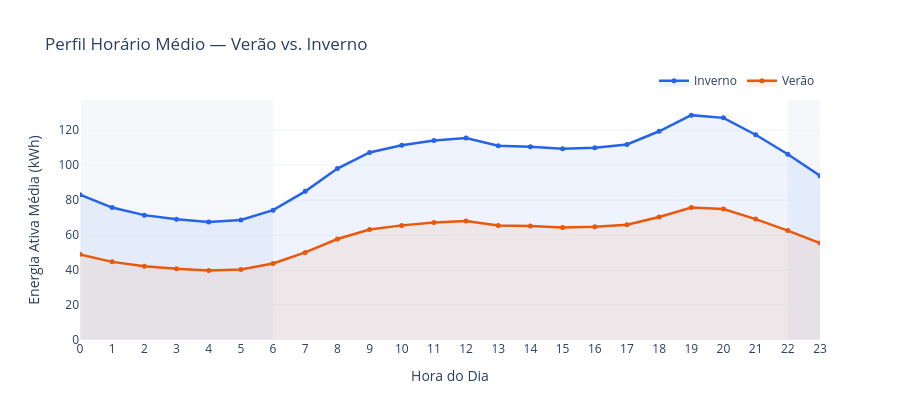
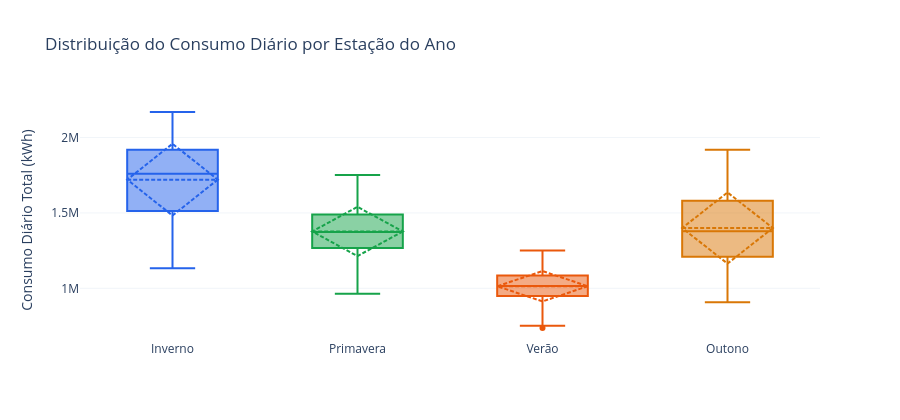

These figures' notebook cell, in order:
### Markdown cell above
## 4. Comparação Verão vs. Inverno
A comparação sazonal entre Verão (Jun–Ago) e Inverno (Dez–Fev) evidencia
as diferenças de magnitude e de distribuição horária do consumo, reflexo
das diferentes necessidades de climatização e dos padrões de luminosidade.

### Code cell
df_verao   = df[df["estacao"] == "Verão"]
df_inverno = df[df["estacao"] == "Inverno"]

perfil_verao   = df_verao.groupby("hora")["energia_ativa_kwh"].mean()
perfil_inverno = df_inverno.groupby("hora")["energia_ativa_kwh"].mean()

# --- Gráfico 1: Perfil horário Verão vs. Inverno ---
fig_vi = go.Figure()

fig_vi.add_trace(go.Scatter(
    x=perfil_inverno.index, y=perfil_inverno.values,
    mode="lines+markers", name="Inverno",
    line=dict(color="#2563EB", width=2.5), marker=dict(size=5),
    fill="tozeroy", fillcolor="rgba(37,99,235,0.08)"
))
fig_vi.add_trace(go.Scatter(
    x=perfil_verao.index, y=perfil_verao.values,
    mode="lines+markers", name="Verão",
    line=dict(color="#EA580C", width=2.5), marker=dict(size=5),
    fill="tozeroy", fillcolor="rgba(234,88,12,0.08)"
))

fig_vi.add_vrect(x0=0,  x1=6,  fillcolor="#E2E8F0", opacity=0.35, layer="below", line_width=0)
fig_vi.add_vrect(x0=22, x1=23, fillcolor="#E2E8F0", opacity=0.35, layer="below", line_width=0)

fig_vi.update_layout(
    title="Perfil Horário Médio — Verão vs. Inverno",
    xaxis_title="Hora do Dia", yaxis_title="Energia Ativa Média (kWh)",
    xaxis=dict(tickmode="linear", tick0=0, dtick=1, showgrid=False),
    yaxis=dict(showgrid=True, gridcolor="#F1F5F9"),
    plot_bgcolor="white", paper_bgcolor="white",
    legend=dict(orientation="h", yanchor="bottom", y=1.02, xanchor="right", x=1),
    height=420
)
fig_vi.show()

# --- Gráfico 2: Box plot distribuição diária por estação ---
df_box = df[df["estacao"].isin(["Verão", "Inverno", "Primavera", "Outono"])].copy()
df_box_diario = df_box.groupby([df_box["data_hora"].dt.date, "estacao"])["energia_ativa_kwh"].sum().reset_index()
df_box_diario.columns = ["data", "estacao", "energia_diaria"]

ordem_estacoes = ["Inverno", "Primavera", "Verão", "Outono"]
cores_estacoes = {"Inverno": "#2563EB", "Primavera": "#16A34A", "Verão": "#EA580C", "Outono": "#D97706"}

fig_box = go.Figure()
for est in ordem_estacoes:
    dados_est = df_box_diario[df_box_diario["estacao"] == est]["energia_diaria"]
    fig_box.add_trace(go.Box(
        y=dados_est, name=est,
        marker_color=cores_estacoes[est],
        boxmean="sd"
    ))

fig_box.update_layout(
    title="Distribuição do Consumo Diário por Estação do Ano",
    yaxis_title="Consumo Diário Total (kWh)",
    plot_bgcolor="white", paper_bgcolor="white",
    yaxis=dict(showgrid=True, gridcolor="#F1F5F9"),
    height=420, showlegend=False
)
fig_box.show()

# Resumo numérico
print("Consumo médio por estação (kWh/hora):")
print(df.groupby("estacao")["energia_ativa_kwh"].mean().sort_values(ascending=False).round(2))

### Figure 1 — Plotly figure (JSON) as saved in the notebook; plotly's stock layout.template omitted (floating-point values rounded to 4 significant figures)
{"data": [{"fill": "tozeroy", "fillcolor": "rgba(37,99,235,0.08)", "line": {"color": "#2563EB", "width": 2.5}, "marker": {"size": 5}, "mode": "lines+markers", "name": "Inverno", "type": "scatter", "x": [0, 1, 2, 3, 4, 5, 6, 7, 8, 9, 10, 11, 12, 13, 14, 15, 16, 17, 18, 19, 20, 21, 22, 23], "y": [83.08, 75.76, 71.42, 69.04, 67.57, 68.61, 74.28, 85.04, 98.04, 107.3, 111.4, 114.2, 115.5, 111.1, 110.6, 109.3, 109.9, 111.8, 119.4, 128.6, 127.1, 117.4, 106.3, 94.0]}, {"fill": "tozeroy", "fillcolor": "rgba(234,88,12,0.08)", "line": {"color": "#EA580C", "width": 2.5}, "marker": {"size": 5}, "mode": "lines+markers", "name": "Verão", "type": "scatter", "x": [0, 1, 2, 3, 4, 5, 6, 7, 8, 9, 10, 11, 12, 13, 14, 15, 16, 17, 18, 19, 20, 21, 22, 23], "y": [48.99, 44.69, 42.14, 40.72, 39.78, 40.38, 43.76, 50.08, 57.75, 63.17, 65.57, 67.23, 68.05, 65.44, 65.17, 64.42, 64.78, 65.9, 70.37, 75.82, 74.87, 69.14, 62.57, 55.45]}], "layout": {"height": 420, "legend": {"orientation": "h", "x": 1, "xanchor": "right", "y": 1.02, "yanchor": "bottom"}, "paper_bgcolor": "white", "plot_bgcolor": "white", "shapes": [{"fillcolor": "#E2E8F0", "layer": "below", "line": {"width": 0}, "opacity": 0.35, "type": "rect", "x0": 0, "x1": 6, "xref": "x", "y0": 0, "y1": 1, "yref": "y domain"}, {"fillcolor": "#E2E8F0", "layer": "below", "line": {"width": 0}, "opacity": 0.35, "type": "rect", "x0": 22, "x1": 23, "xref": "x", "y0": 0, "y1": 1, "yref": "y domain"}], "title": {"text": "Perfil Horário Médio — Verão vs. Inverno"}, "xaxis": {"dtick": 1, "showgrid": false, "tick0": 0, "tickmode": "linear", "title": {"text": "Hora do Dia"}}, "yaxis": {"gridcolor": "#F1F5F9", "showgrid": true, "title": {"text": "Energia Ativa Média (kWh)"}}}}

### Figure 2 — Plotly figure (JSON) as saved in the notebook; plotly's stock layout.template omitted (floating-point values rounded to 4 significant figures; data arrays with more than 128 entries replaced by an {"elided": "..."} marker saying what was removed)
{"data": [{"boxmean": "sd", "marker": {"color": "#2563EB"}, "name": "Inverno", "type": "box", "y": {"elided": "181 float values"}}, {"boxmean": "sd", "marker": {"color": "#16A34A"}, "name": "Primavera", "type": "box", "y": {"elided": "184 float values"}}, {"boxmean": "sd", "marker": {"color": "#EA580C"}, "name": "Verão", "type": "box", "y": {"elided": "184 float values"}}, {"boxmean": "sd", "marker": {"color": "#D97706"}, "name": "Outono", "type": "box", "y": {"elided": "182 float values"}}], "layout": {"height": 420, "paper_bgcolor": "white", "plot_bgcolor": "white", "showlegend": false, "title": {"text": "Distribuição do Consumo Diário por Estação do Ano"}, "yaxis": {"gridcolor": "#F1F5F9", "showgrid": true, "title": {"text": "Consumo Diário Total (kWh)"}}}}
